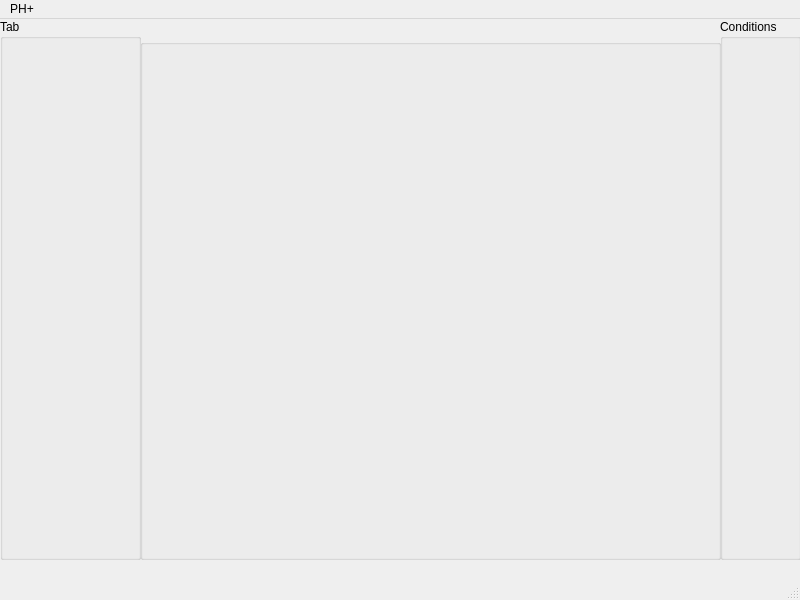
<?xml version="1.0" encoding="UTF-8"?>
<ui version="4.0">
 <class>MainWindow</class>
 <widget class="QMainWindow" name="MainWindow">
  <property name="geometry">
   <rect>
    <x>0</x>
    <y>0</y>
    <width>800</width>
    <height>600</height>
   </rect>
  </property>
  <property name="windowTitle">
   <string>MainWindow</string>
  </property>
  <widget class="QWidget" name="centralwidget">
   <widget class="QGroupBox" name="groupBox">
    <property name="geometry">
     <rect>
      <x>0</x>
      <y>0</y>
      <width>141</width>
      <height>541</height>
     </rect>
    </property>
    <property name="title">
     <string>Tab</string>
    </property>
   </widget>
   <widget class="QGroupBox" name="groupBox_2">
    <property name="geometry">
     <rect>
      <x>140</x>
      <y>20</y>
      <width>581</width>
      <height>521</height>
     </rect>
    </property>
    <property name="title">
     <string/>
    </property>
   </widget>
   <widget class="QGroupBox" name="groupBox_3">
    <property name="geometry">
     <rect>
      <x>720</x>
      <y>0</y>
      <width>81</width>
      <height>541</height>
     </rect>
    </property>
    <property name="title">
     <string>Conditions</string>
    </property>
   </widget>
  </widget>
  <widget class="QMenuBar" name="menubar">
   <property name="geometry">
    <rect>
     <x>0</x>
     <y>0</y>
     <width>800</width>
     <height>37</height>
    </rect>
   </property>
   <widget class="QMenu" name="menuPH">
    <property name="title">
     <string>PH+</string>
    </property>
   </widget>
   <addaction name="menuPH"/>
  </widget>
  <widget class="QStatusBar" name="statusbar"/>
 </widget>
 <resources/>
 <connections/>
</ui>
